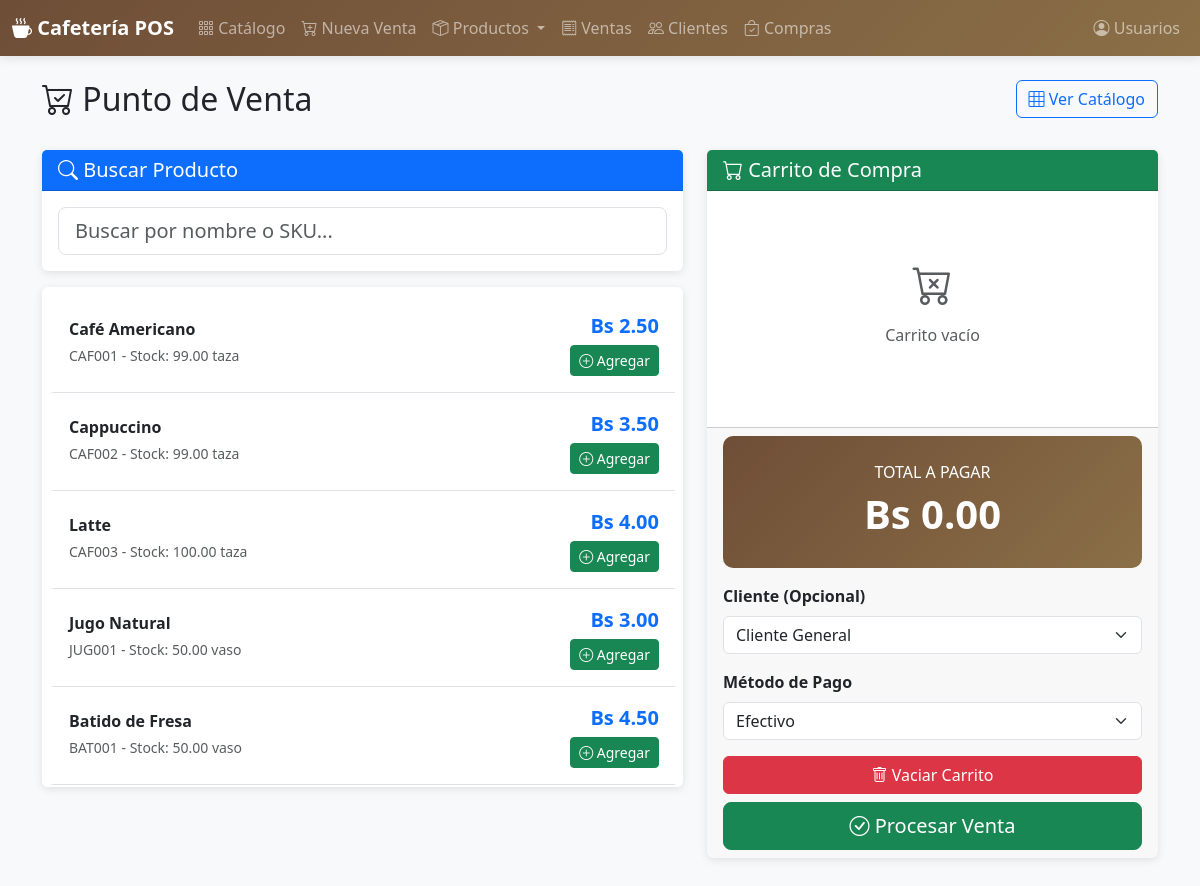
Screenshot of /ventas/nueva with the database file from the repository.
### models.py (models this page shows)
class Producto(db.Model):
    __tablename__ = 'products'
    id = db.Column(db.Integer, primary_key=True)
    categoria_id = db.Column('category_id', db.Integer,
                             db.ForeignKey('product_categories.id'))
    sku = db.Column(db.String(80), unique=True)
    nombre = db.Column('name', db.String(200), nullable=False)
    descripcion = db.Column('description', db.Text)
    unidad = db.Column('unit', db.String(30))
    precio_costo = db.Column('cost_price', db.Numeric(12, 2))
    precio_venta = db.Column('sale_price', db.Numeric(12, 2), nullable=False)
    stock = db.Column(db.Numeric(12, 2), default=0)
    activo = db.Column('active', db.Boolean, default=True)
    creado_en = db.Column('created_at', db.DateTime, default=datetime.utcnow)

### routes/ventas.py (the view, shortened to what this page needs)
@bp.route('/nueva', methods=['GET', 'POST'])
def nueva():
    productos = Producto.query.filter_by(activo=True).all()
    clientes = Cliente.query.all()
    metodos_pago = MetodoPago.query.all()
    return render_template('ventas/nueva.html',
                          productos=productos,
                          clientes=clientes,
                          metodos_pago=metodos_pago)

### templates/ventas/nueva.html (shortened to what this page needs)
{% extends "base.html" %}
{% block content %}
<div class="row mb-4">
    <div class="col">
        <h2><i class="bi bi-cart-check"></i> Punto de Venta</h2>
    </div>
    <div class="col-auto">
        <a href="{{ url_for('productos.catalogo') }}" class="btn btn-outline-primary">
            <i class="bi bi-grid-3x3"></i> Ver Catálogo
        </a>
    </div>
</div>
<div class="row">
    <div class="col-lg-7">
        <div class="card mb-3">
            <div class="card-header bg-primary text-white">
                <h5 class="mb-0"><i class="bi bi-search"></i> Buscar Producto</h5>
            </div>
            <div class="card-body">
                <input type="text" id="buscarProducto" class="form-control form-control-lg"
                       placeholder="Buscar por nombre o SKU..." autofocus>
            </div>
        </div>
        <div class="card" style="max-height: 500px; overflow-y: auto;">
            <div class="card-body p-2">
                <div id="listaProductos">
                    {% for producto in productos %}
                    <div class="producto-item p-3 border-bottom"
                         data-id="{{ producto.id }}"
                         data-nombre="{{ producto.nombre }}"
                         data-precio="{{ producto.precio_venta }}"
                         data-stock="{{ producto.stock }}"
                         data-unidad="{{ producto.unidad }}"
                         onclick="agregarProducto(this)">
                        <div class="d-flex justify-content-between align-items-center">
                            <div>
                                <h6 class="mb-1 fw-bold">{{ producto.nombre }}</h6>
                                <small class="text-muted">{{ producto.sku }} - Stock: {{ producto.stock }} {{ producto.unidad }}</small>
                            </div>
                            <div class="text-end">
                                <div class="fs-5 text-primary fw-bold">Bs {{ "%.2f"|format(producto.precio_venta) }}</div>
                                <button class="btn btn-sm btn-success mt-1">
                                    <i class="bi bi-plus-circle"></i> Agregar
                                </button>
                            </div>
                        </div>
                    </div>
                    {% endfor %}
                </div>
            </div>
        </div>
    </div>
    <div class="col-lg-5">
        <div class="card sticky-top" style="top: 20px;">
            <div class="card-header bg-success text-white">
                <h5 class="mb-0"><i class="bi bi-cart"></i> Carrito de Compra</h5>
            </div>
            <div class="card-body" style="max-height: 400px; overflow-y: auto;">
                <div id="carritoItems">
                    <div class="text-center text-muted py-5">
                        <i class="bi bi-cart-x fs-1"></i>
                        <p class="mt-2">Carrito vacío</p>
                    </div>
                </div>
            </div>
            <div class="card-footer">
                <div class="total-display text-center mb-3">
                    <div class="fs-6">TOTAL A PAGAR</div>
                    <div class="fs-1 fw-bold" id="totalDisplay">Bs 0.00</div>
                </div>
                <form method="POST" id="formVenta">
                    <div class="mb-3">
                        <label class="form-label fw-bold">Cliente (Opcional)</label>
                        <select name="cliente_id" class="form-select">
                            <option value="">Cliente General</option>
                        </select>
                    </div>
                    <div class="mb-3">
                        <label class="form-label fw-bold">Método de Pago</label>
                        <select name="metodo_pago_id" class="form-select" required>
                            {% for metodo in metodos_pago %}
                            <option value="{{ metodo.id }}">{{ metodo.nombre }}</option>
                            {% endfor %}
                        </select>
                    </div>
                    <div class="d-grid gap-2">
                        <button type="button" class="btn btn-danger" onclick="vaciarCarrito()">
                            <i class="bi bi-trash"></i> Vaciar Carrito
                        </button>
                        <button type="submit" class="btn btn-success btn-lg" id="btnProcesar">
                            <i class="bi bi-check-circle"></i> Procesar Venta
                        </button>
                    </div>
                </form>
            </div>
        </div>
    </div>
</div>
{% endblock %}

### templates/base.html (style rules this page uses)
:root { --primary-color: #6f4e37; --secondary-color: #8b6f47; --accent-color: #d4a574; }
.card { border: none; box-shadow: 0 2px 8px rgba(0,0,0,0.1); transition: transform 0.2s, box-shadow 0.2s; }

### templates/ventas/nueva.html (style rules this page uses)
.producto-item { cursor: pointer; transition: all 0.2s; border-left: 3px solid transparent; }
.total-display { background: linear-gradient(135deg, var(--primary-color) 0%, var(--secondary-color) 100%); color: white; border-radius: 10px; padding: 1.5rem; }

### rows the page displays
Producto: nombre "Café Americano", sku "CAF001", stock "99.00", unidad "taza", precio_venta "2.50"
Producto: nombre "Cappuccino", sku "CAF002", stock "99.00", unidad "taza", precio_venta "3.50"
Producto: nombre "Latte", sku "CAF003", stock "100.00", unidad "taza", precio_venta "4.00"
Producto: nombre "Jugo Natural", sku "JUG001", stock "50.00", unidad "vaso", precio_venta "3.00"
Producto: nombre "Batido de Fresa", sku "BAT001", stock "50.00", unidad "vaso", precio_venta "4.50"

### other values shown
form field metodo_pago_id "Efectivo"
